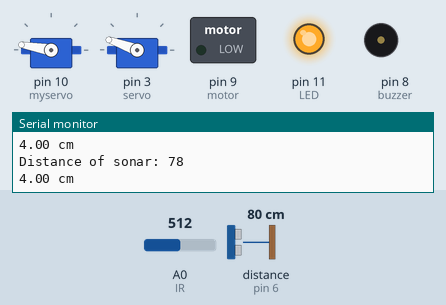
Simulated run of this sketch. Board: Arduino Uno, built with avr-gcc and run on an emulated ATmega328P. On the bench: 2 × servo, switched loads named in the sketch (green lamp = pin HIGH), output pins drawn as LEDs (lit = HIGH), buzzer (waves = sounding), the last lines printed to the serial monitor. Wiring (inferred from the names in the program): ultrasonic range finder: trigger pin 5; echo pin 6. Inputs (shaded band) come from the test bench; at power-on: distance to the obstacle (sensor on pin 6) 80 cm, A0 (IR) = 512. The echo pulse lasts 58.3 µs per cm; pins used as bus, display or sensor lines are not drawn.

Above: at 1.5 s.
1.6 s: distance to the obstacle (sensor on pin 6) set to 55 cm
3.8 s: distance to the obstacle (sensor on pin 6) set to 47 cm
At 7.2 s:
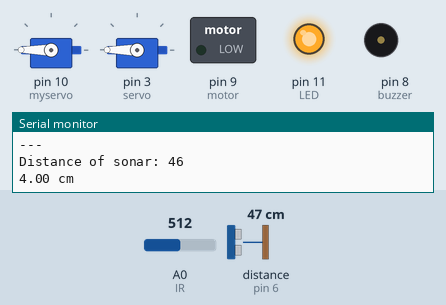
7.3 s: A0 (IR) set to 226
10.8 s: A0 (IR) set to 211
At 13.4 s:
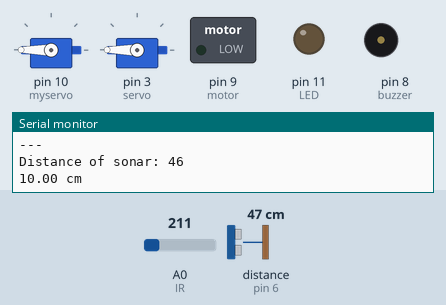
14.3 s: distance to the obstacle (sensor on pin 6) set to 60 cm
At 17.5 s:
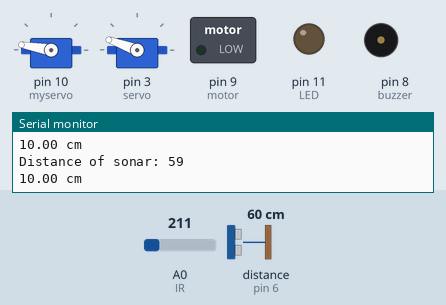
17.8 s: distance to the obstacle (sensor on pin 6) set to 2 cm
At 18.66 s:
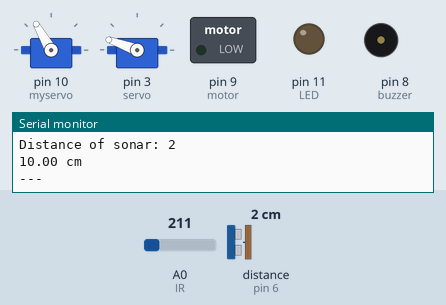
Timing chart, 0 to 22.3 s (numbered marks = the images above; inputs shaded):
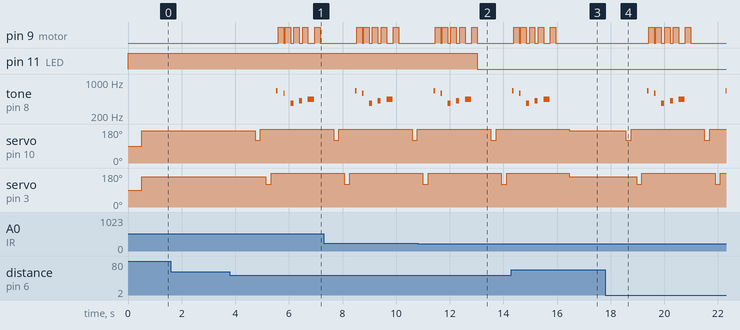

The sketch:

Mid_Term_Project.ino
```cpp
//the define of the buzzer
/*
  Nokia Tune
  Connect a piezo buzzer or speaker to pin 11 or select a new pin.
  More songs available at https://github.com/robsoncouto/arduino-songs

                                              Robson Couto, 2019
*/
#define NOTE_B0  31
#define NOTE_C1  33
#define NOTE_CS1 35
#define NOTE_D1  37
#define NOTE_DS1 39
#define NOTE_E1  41
#define NOTE_F1  44
#define NOTE_FS1 46
#define NOTE_G1  49
#define NOTE_GS1 52
#define NOTE_A1  55
#define NOTE_AS1 58
#define NOTE_B1  62
#define NOTE_C2  65
#define NOTE_CS2 69
#define NOTE_D2  73
#define NOTE_DS2 78
#define NOTE_E2  82
#define NOTE_F2  87
#define NOTE_FS2 93
#define NOTE_G2  98
#define NOTE_GS2 104
#define NOTE_A2  110
#define NOTE_AS2 117
#define NOTE_B2  123
#define NOTE_C3  131
#define NOTE_CS3 139
#define NOTE_D3  147
#define NOTE_DS3 156
#define NOTE_E3  165
#define NOTE_F3  175
#define NOTE_FS3 185
#define NOTE_G3  196
#define NOTE_GS3 208
#define NOTE_A3  220
#define NOTE_AS3 233
#define NOTE_B3  247
#define NOTE_C4  262
#define NOTE_CS4 277
#define NOTE_D4  294
#define NOTE_DS4 311
#define NOTE_E4  330
#define NOTE_F4  349
#define NOTE_FS4 370
#define NOTE_G4  392
#define NOTE_GS4 415
#define NOTE_A4  440
#define NOTE_AS4 466
#define NOTE_B4  494
#define NOTE_C5  523
#define NOTE_CS5 554
#define NOTE_D5  587
#define NOTE_DS5 622
#define NOTE_E5  659
#define NOTE_F5  698
#define NOTE_FS5 740
#define NOTE_G5  784
#define NOTE_GS5 831
#define NOTE_A5  880
#define NOTE_AS5 932
#define NOTE_B5  988
#define NOTE_C6  1047
#define NOTE_CS6 1109
#define NOTE_D6  1175
#define NOTE_DS6 1245
#define NOTE_E6  1319
#define NOTE_F6  1397
#define NOTE_FS6 1480
#define NOTE_G6  1568
#define NOTE_GS6 1661
#define NOTE_A6  1760
#define NOTE_AS6 1865
#define NOTE_B6  1976
#define NOTE_C7  2093
#define NOTE_CS7 2217
#define NOTE_D7  2349
#define NOTE_DS7 2489
#define NOTE_E7  2637
#define NOTE_F7  2794
#define NOTE_FS7 2960
#define NOTE_G7  3136
#define NOTE_GS7 3322
#define NOTE_A7  3520
#define NOTE_AS7 3729
#define NOTE_B7  3951
#define NOTE_C8  4186
#define NOTE_CS8 4435
#define NOTE_D8  4699
#define NOTE_DS8 4978
#define REST      0


// change this to make the song slower or faster
int tempo = 480;

// change this to whichever pin you want to use
int buzzer = 8;

// notes of the moledy followed by the duration.
// a 4 means a quarter note, 8 an eighteenth , 16 sixteenth, so on
// !!negative numbers are used to represent dotted notes,
// so -4 means a dotted quarter note, that is, a quarter plus an eighteenth!!
int melody[] = {

  // Nokia Ringtone
  // Score available at https://musescore.com/user/29944637/scores/5266155

  NOTE_E5, 8, NOTE_D5, 8, NOTE_FS4, 4, NOTE_GS4, 4,
//  NOTE_CS5, 8, NOTE_B4, 8, NOTE_D4, 4, NOTE_E4, 4,
//NOTE_B4, 8, NOTE_A4, 8, NOTE_CS4, 4, NOTE_E4, 4,
NOTE_A4, 2,
};

// sizeof gives the number of bytes, each int value is composed of two bytes (16 bits)
// there are two values per note (pitch and duration), so for each note there are four bytes
int notes = sizeof(melody) / sizeof(melody[0]) / 2;

// this calculates the duration of a whole note in ms
int wholenote = (60000 * 4) / tempo;

int divider = 0, noteDuration = 0;


#include <Servo.h>

Servo myservo;  // create servo object to control a servo
Servo servo; //create second servo object to control

int pos = 0;    // variable to store the servo position

// defines pins numbers of the Ultrasonic
const int trigPin = 5;
const int echoPin = 6;

// defines variables of the Ultrasonic
long duration;
int distancesonar;


void setup() {
  // put your setup code here, to run once:
  pinMode(9, OUTPUT); //motor
  pinMode(11, OUTPUT);//LED
  pinMode(A0, INPUT);//IR
  //pinmode 8  buzzer

  myservo.attach(10);  // attaches the servo on pin 10 to the servo object
  servo.attach(3);//attached the second servo on pin3

  pinMode(trigPin, OUTPUT); // Sets the trigPin as an Output
  pinMode(echoPin, INPUT); // Sets the echoPin as an Input
  Serial.begin (9600);
}


void loop() {

  //Ultrasonic sensor
  // Clears the trigPin
  digitalWrite(trigPin, LOW);
  delayMicroseconds(2);
  // Sets the trigPin on HIGH state for 10 micro seconds
  digitalWrite(trigPin, HIGH);
  delayMicroseconds(10);
  digitalWrite(trigPin, LOW);
  // Reads the echoPin, returns the sound wave travel time in microseconds
  duration = pulseIn(echoPin, HIGH);
  // Calculating the distance
  distancesonar = duration * 0.034 / 2;
  // Prints the distance on the Serial Monitor
  Serial.print("Distance of sonar: ");
  Serial.println(distancesonar);


  //IR SENSOR
  uint16_t value = analogRead (A0);

  float distance = 2076 / (value - 11); //Convert the analog voltage to the distance
  //Print the data to the arduino serial monitor
  Serial.print (distance);
  Serial.println (" cm");

  //when u wear the helmet the led and motor runs

  if (distance < 10 && distance != 0) {
    digitalWrite(11, HIGH); //led


  } else {
    digitalWrite(11, LOW);


    // myservo.write(0);
  }
delay(500);
  //the sonar code

  if (distancesonar < 50 && distancesonar > 0) {
    myservo.write(120);
    Serial.println("---");
    //    tone(8, 700, 70);
    delay(200);
    myservo.write(180);
    //noTone(8);
    delay(200);
    servo.write(120);
    delay(200);
    servo.write(180);
    delay(200);

    //  for (pos = 0; pos <= 180; pos += 1) { // goes from 0 degrees to 180 degrees
    //    // in steps of 1 degree
    //    myservo.write(pos);              // tell servo to go to position in variable 'pos'
    //    delay(15);                       // waits 15ms for the servo to reach the position
    //  }
    //  for (pos = 180; pos >= 0; pos -= 1) { // goes from 180 degrees to 0 degrees
    //    myservo.write(pos);              // tell servo to go to position in variable 'pos'
    //    delay(15);                       // waits 15ms for the servo to reach the position
    //  }


    // iterate over the notes of the melody.
    // Remember, the array is twice the number of notes (notes + durations)
    for (int thisNote = 0; thisNote < notes * 2; thisNote = thisNote + 2) {

      // calculates the duration of each note
      divider = melody[thisNote + 1];
      if (divider > 0) {
        // regular note, just proceed
        noteDuration = (wholenote) / divider;
      } else if (divider < 0) {
        // dotted notes are represented with negative durations!!
        noteDuration = (wholenote) / abs(divider);
        noteDuration *= 1.5; // increases the duration in half for dotted notes
      }

      // we only play the note for 90% of the duration, leaving 10% as a pause
      tone(buzzer, melody[thisNote], noteDuration * 0.9);

      // Wait for the specief duration before playing the next note.
      delay(noteDuration);

      // stop the waveform generation before the next note.
      noTone(buzzer);
      digitalWrite(9, HIGH); //MOTOR
      delay(200);
      digitalWrite(9,LOW);


    }

  } else
  { myservo.write(170);
  servo.write(160);
    delay(200);
    noTone(8);
  }


  //  if (distance < 20 && distance > 0){
  //    digitalWrite(11, HIGH); //led
  //    myservo.write(60);
  //    tone(8, 700, 50);
  //    delay(50);
  //    myservo.write(90);
  //    noTone(8);
  //    delay(50);
  //    //    for (pos = 0; pos <= 180; pos += 10) { // goes from 0 degrees to 180 degrees
  //    //      // in steps of 1 degree
  //    //      myservo.write(pos);              // tell servo to go to position in variable 'pos'
  //
  //    //delay(30);
  //    // waits 15ms for the servo to reach the position
  ////  for (pos = 180; pos >= 0; pos -= 1) { // goes from 180 degrees to 0 degrees
  ////    myservo.write(pos);              // tell servo to go to position in variable 'pos'
  ////    delay(15);                       // waits 15ms for the servo to reach the position
  ////  }
  //} else {
  //  digitalWrite(11, LOW);
  //
  //  myservo.write(0);
  //
  //
  //}

  //Delay 0.5s
}
```

harry_potter.ino
```cpp
#define NOTE_B0  31
#define NOTE_C1  33
#define NOTE_CS1 35
#define NOTE_D1  37
#define NOTE_DS1 39
#define NOTE_E1  41
#define NOTE_F1  44
#define NOTE_FS1 46
#define NOTE_G1  49
#define NOTE_GS1 52
#define NOTE_A1  55
#define NOTE_AS1 58
#define NOTE_B1  62
#define NOTE_C2  65
#define NOTE_CS2 69
#define NOTE_D2  73
#define NOTE_DS2 78
#define NOTE_E2  82
#define NOTE_F2  87
#define NOTE_FS2 93
#define NOTE_G2  98
#define NOTE_GS2 104
#define NOTE_A2  110
#define NOTE_AS2 117
#define NOTE_B2  123
#define NOTE_C3  131
#define NOTE_CS3 139
#define NOTE_D3  147
#define NOTE_DS3 156
#define NOTE_E3  165
#define NOTE_F3  175
#define NOTE_FS3 185
#define NOTE_G3  196
#define NOTE_GS3 208
#define NOTE_A3  220
#define NOTE_AS3 233
#define NOTE_B3  247
#define NOTE_C4  262
#define NOTE_CS4 277
#define NOTE_D4  294
#define NOTE_DS4 311
#define NOTE_E4  330
#define NOTE_F4  349
#define NOTE_FS4 370
#define NOTE_G4  392
#define NOTE_GS4 415
#define NOTE_A4  440
#define NOTE_AS4 466
#define NOTE_B4  494
#define NOTE_C5  523
#define NOTE_CS5 554
#define NOTE_D5  587
#define NOTE_DS5 622
#define NOTE_E5  659
#define NOTE_F5  698
#define NOTE_FS5 740
#define NOTE_G5  784
#define NOTE_GS5 831
#define NOTE_A5  880
#define NOTE_AS5 932
#define NOTE_B5  988
#define NOTE_C6  1047
#define NOTE_CS6 1109
#define NOTE_D6  1175
#define NOTE_DS6 1245
#define NOTE_E6  1319
#define NOTE_F6  1397
#define NOTE_FS6 1480
#define NOTE_G6  1568
#define NOTE_GS6 1661
#define NOTE_A6  1760
#define NOTE_AS6 1865
#define NOTE_B6  1976
#define NOTE_C7  2093
#define NOTE_CS7 2217
#define NOTE_D7  2349
#define NOTE_DS7 2489
#define NOTE_E7  2637
#define NOTE_F7  2794
#define NOTE_FS7 2960
#define NOTE_G7  3136
#define NOTE_GS7 3322
#define NOTE_A7  3520
#define NOTE_AS7 3729
#define NOTE_B7  3951
#define NOTE_C8  4186
#define NOTE_CS8 4435
#define NOTE_D8  4699
#define NOTE_DS8 4978
#define REST 0
```

Measured:
- the behaviour switches between 51 and 50 cm on distance to the obstacle (sensor on pin 6) (found by bisection; images 0 and 1)
- the behaviour switches between 219 and 218 on A0 (IR) (found by bisection; images 1 and 2)
- after the input at 3.8 s, tone on pin 8 (buzzer): plays 659 Hz for 0.06 s, 587 Hz for 0.06 s, 370 Hz for 0.11 s, 415 Hz for 0.11 s, 440 Hz for 0.23 s, starting after 1.7 s; servo on pin 10 (myservo): 170° → 120° after 0.94 s, → 180° 0.20 s later; servo on pin 3 (servo): 160° → 120° after 1.3 s, → 180° 0.20 s later
- after the input at 10.8 s, pin 11 (LED): HIGH → LOW after 2.2 s
- after the input at 14.3 s, tone on pin 8 (buzzer): goes on until 15.7 s, then stays silent
- after the input at 17.8 s, tone on pin 8 (buzzer): plays 659 Hz for 0.06 s, 587 Hz for 0.06 s, 370 Hz for 0.11 s, 415 Hz for 0.11 s, 440 Hz for 0.23 s, 659 Hz for 0.01 s, starting after 1.6 s; servo on pin 10 (myservo): alternates 180° for 2.7 s and 120° for 0.20 s, starting after 0.76 s
